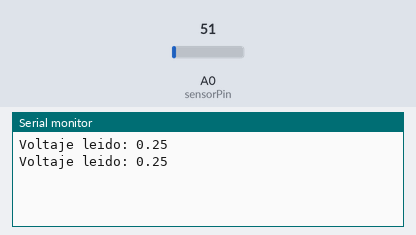
A sketch run on a simulated Arduino Uno, built with avr-gcc and run on an emulated ATmega328P. Parts: the last lines printed to the serial monitor. Inputs (shaded band) come from the test bench; at power-on: A0 (sensorPin) = 51.

Above: at 1.8 s.
1.9 s: A0 (sensorPin) set to 61
At 2.5 s:
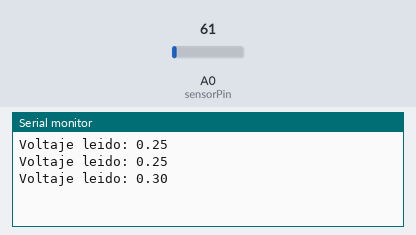
3.4 s: A0 (sensorPin) set to 71
At 4.8 s:
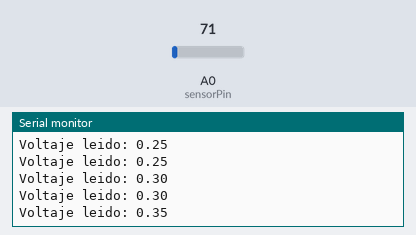
Timing chart, 0 to 6.4 s (numbered marks = the images above; inputs shaded):
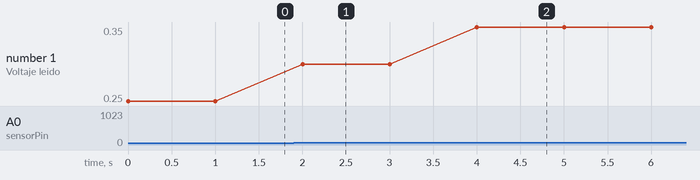

Measured:
- after the input at 1.9 s, the serial monitor: prints a new line after 0.10 s (image 1)
- after the input at 3.4 s, the serial monitor: prints a new line after 0.60 s (image 2)
- plotted number 1: 0.25 → 0.3 after the input at 1.9 s, 0.3 → 0.35 after the input at 3.4 s

The sketch:

temp.ino
```cpp
#include <Arduino.h>

const int sensorPin = A0;  // Pin donde está conectado el LM35

void setup() {
  Serial.begin(9600);  // Iniciar la comunicación serie
}

void loop() {
  int sensorValue = analogRead(sensorPin);  // Leer el valor del sensor
  float voltage = sensorValue * (5.0 / 1023.0);  // Convertir el valor a voltaje
  Serial.print("Voltaje leido: ");
  Serial.println(voltage);  // Mostrar el voltaje para verificar

  delay(1000);  // Esperar 1 segundo
}
```
